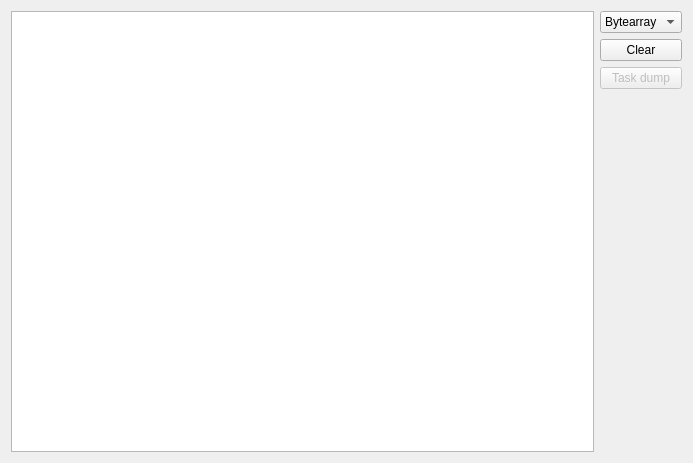
<?xml version="1.0" encoding="UTF-8"?>
<ui version="4.0">
 <class>Form</class>
 <widget class="QWidget" name="Form">
  <property name="geometry">
   <rect>
    <x>0</x>
    <y>0</y>
    <width>693</width>
    <height>463</height>
   </rect>
  </property>
  <property name="windowTitle">
   <string>Form</string>
  </property>
  <layout class="QHBoxLayout" name="horizontalLayout">
   <item>
    <layout class="QHBoxLayout" name="horizontalLayout_2">
     <item>
      <widget class="QTextEdit" name="console"/>
     </item>
     <item>
      <layout class="QVBoxLayout" name="verticalLayout">
       <item>
        <widget class="QComboBox" name="format">
         <item>
          <property name="text">
           <string>Bytearray</string>
          </property>
         </item>
         <item>
          <property name="text">
           <string>Hexa</string>
          </property>
         </item>
        </widget>
       </item>
       <item>
        <widget class="QPushButton" name="_clearButton">
         <property name="text">
          <string>Clear</string>
         </property>
        </widget>
       </item>
       <item>
        <widget class="QPushButton" name="_dumpSystemLoadButton">
         <property name="enabled">
          <bool>false</bool>
         </property>
         <property name="text">
          <string>Task dump</string>
         </property>
         <property name="checkable">
          <bool>false</bool>
         </property>
        </widget>
       </item>
       <item>
        <spacer name="verticalSpacer">
         <property name="orientation">
          <enum>Qt::Vertical</enum>
         </property>
         <property name="sizeHint" stdset="0">
          <size>
           <width>20</width>
           <height>40</height>
          </size>
         </property>
        </spacer>
       </item>
      </layout>
     </item>
    </layout>
   </item>
  </layout>
 </widget>
 <resources/>
 <connections/>
</ui>
